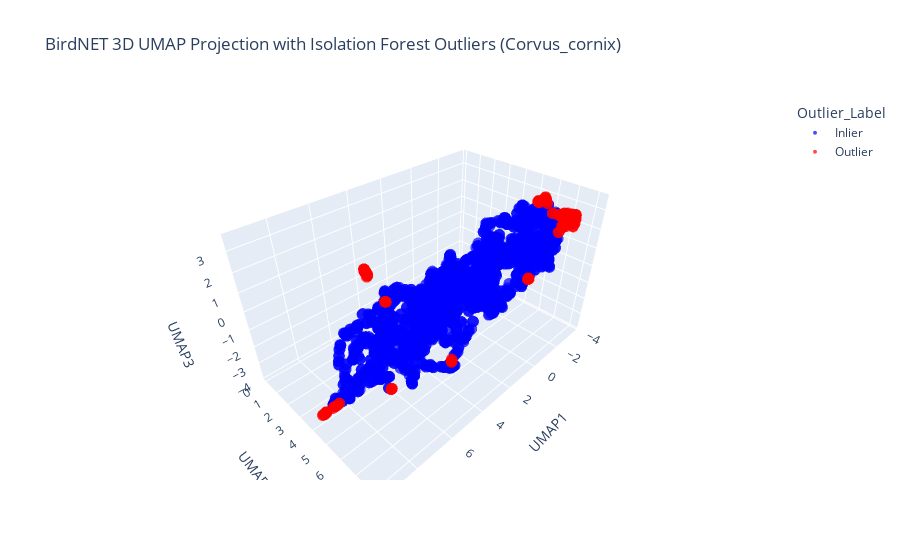

The code cell stored with this chart in its notebook:
### Code cell
## 3D plot with isolation forest

# Standardise
features_norm = StandardScaler().fit_transform(features_flattened)

# 3D UMAP
umap_3d = umap.UMAP(
    metric='euclidean',
    min_dist=0.2,
    n_components=3,
    random_state=42
).fit_transform(features_norm)

# Isolation Forest
iso_forest = IsolationForest(
    contamination=0.05,
    random_state=42,
    n_estimators=200
)
outliers = iso_forest.fit_predict(umap_3d)

# DF
umap_df = pd.DataFrame(umap_3d, columns=['UMAP1', 'UMAP2', 'UMAP3'])
umap_df['Outlier'] = outliers  # -1 = outlier, 1 = inlier
umap_df['filename'] = file_names

# Map outlier df to string
umap_df['Outlier_Label'] = umap_df['Outlier'].map({1: 'Inlier', -1: 'Outlier'})

# Plot
fig = px.scatter_3d(
    umap_df,
    x='UMAP1',
    y='UMAP2',
    z='UMAP3',
    color='Outlier_Label',
    hover_name='filename',
    title='BirdNET 3D UMAP Projection with Isolation Forest Outliers (Corvus_cornix)',
    color_discrete_map={'Inlier': 'blue', 'Outlier': 'red'}
)

fig.update_traces(marker=dict(size=4, opacity=0.7))
fig.show()
